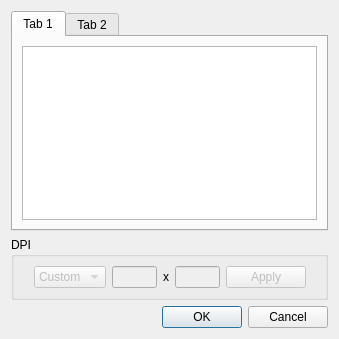
<?xml version="1.0" encoding="UTF-8"?>
<ui version="4.0">
 <class>FixDpiDialog</class>
 <widget class="QDialog" name="FixDpiDialog">
  <property name="geometry">
   <rect>
    <x>0</x>
    <y>0</y>
    <width>339</width>
    <height>339</height>
   </rect>
  </property>
  <property name="windowTitle">
   <string>Fix DPI</string>
  </property>
  <layout class="QVBoxLayout">
   <item>
    <widget class="QTabWidget" name="tabWidget">
     <property name="currentIndex">
      <number>0</number>
     </property>
     <widget class="QWidget" name="tab">
      <attribute name="title">
       <string>Tab 1</string>
      </attribute>
      <layout class="QVBoxLayout">
       <item>
        <widget class="QTreeView" name="undefinedDpiView"/>
       </item>
      </layout>
     </widget>
     <widget class="QWidget" name="tab_2">
      <attribute name="title">
       <string>Tab 2</string>
      </attribute>
      <layout class="QVBoxLayout">
       <item>
        <widget class="QTreeView" name="allPagesView"/>
       </item>
      </layout>
     </widget>
    </widget>
   </item>
   <item>
    <widget class="QGroupBox" name="groupBox">
     <property name="title">
      <string>DPI</string>
     </property>
     <layout class="QHBoxLayout">
      <item>
       <spacer>
        <property name="orientation">
         <enum>Qt::Horizontal</enum>
        </property>
        <property name="sizeHint" stdset="0">
         <size>
          <width>0</width>
          <height>1</height>
         </size>
        </property>
       </spacer>
      </item>
      <item>
       <widget class="QComboBox" name="dpiCombo">
        <property name="enabled">
         <bool>false</bool>
        </property>
        <item>
         <property name="text">
          <string>Custom</string>
         </property>
        </item>
       </widget>
      </item>
      <item>
       <widget class="QLineEdit" name="xDpi">
        <property name="enabled">
         <bool>false</bool>
        </property>
        <property name="maximumSize">
         <size>
          <width>45</width>
          <height>16777215</height>
         </size>
        </property>
       </widget>
      </item>
      <item>
       <widget class="QLabel" name="label_3">
        <property name="text">
         <string>x</string>
        </property>
       </widget>
      </item>
      <item>
       <widget class="QLineEdit" name="yDpi">
        <property name="enabled">
         <bool>false</bool>
        </property>
        <property name="maximumSize">
         <size>
          <width>45</width>
          <height>16777215</height>
         </size>
        </property>
       </widget>
      </item>
      <item>
       <widget class="QPushButton" name="applyBtn">
        <property name="enabled">
         <bool>false</bool>
        </property>
        <property name="text">
         <string>Apply</string>
        </property>
       </widget>
      </item>
      <item>
       <spacer>
        <property name="orientation">
         <enum>Qt::Horizontal</enum>
        </property>
        <property name="sizeHint" stdset="0">
         <size>
          <width>0</width>
          <height>1</height>
         </size>
        </property>
       </spacer>
      </item>
     </layout>
    </widget>
   </item>
   <item>
    <spacer>
     <property name="orientation">
      <enum>Qt::Vertical</enum>
     </property>
     <property name="sizeHint" stdset="0">
      <size>
       <width>1</width>
       <height>1</height>
      </size>
     </property>
    </spacer>
   </item>
   <item>
    <widget class="QDialogButtonBox" name="buttonBox">
     <property name="orientation">
      <enum>Qt::Horizontal</enum>
     </property>
     <property name="standardButtons">
      <set>QDialogButtonBox::Cancel|QDialogButtonBox::Ok</set>
     </property>
    </widget>
   </item>
  </layout>
 </widget>
 <resources>
  <include location="../resources/resources.qrc"/>
 </resources>
 <connections>
  <connection>
   <sender>buttonBox</sender>
   <signal>accepted()</signal>
   <receiver>FixDpiDialog</receiver>
   <slot>accept()</slot>
   <hints>
    <hint type="sourcelabel">
     <x>257</x>
     <y>344</y>
    </hint>
    <hint type="destinationlabel">
     <x>157</x>
     <y>274</y>
    </hint>
   </hints>
  </connection>
  <connection>
   <sender>buttonBox</sender>
   <signal>rejected()</signal>
   <receiver>FixDpiDialog</receiver>
   <slot>reject()</slot>
   <hints>
    <hint type="sourcelabel">
     <x>325</x>
     <y>344</y>
    </hint>
    <hint type="destinationlabel">
     <x>286</x>
     <y>274</y>
    </hint>
   </hints>
  </connection>
 </connections>
</ui>
